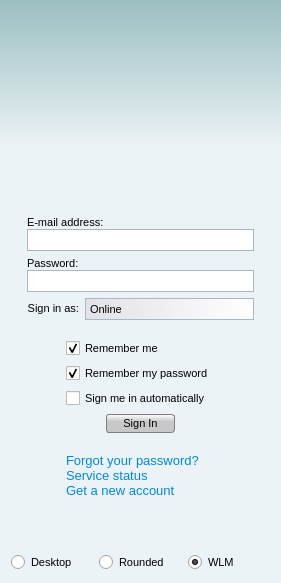
<ui version="4.0" >
 <class>Login</class>
 <widget class="QWidget" name="Login" >
  <property name="geometry" >
   <rect>
    <x>0</x>
    <y>0</y>
    <width>281</width>
    <height>583</height>
   </rect>
  </property>
  <property name="windowTitle" >
   <string>Form</string>
  </property>
  <property name="styleSheet" >
   <string notr="true" >QWidget {
font-size: 11px;
}

#Login {
	background-color: qlineargradient(spread:pad, x1:0, y1:0, x2:0, y2:1, stop:0 rgb(155, 191, 193), stop:0.253333 rgb(236, 243, 246));
}

QLineEdit {
border: 1px solid rgb(169, 183, 199);
border-radius: 0px;
background-color: white;
selection-background-color: darkgray;
min-height: 20px;
max-height: 20px;
min-width: 225px;
max-width: 225px;
}

QLineEdit:hover {
border: 1px solid rgb(0, 136, 228);
}

QComboBox {
border: 1px solid rgb(169, 183, 199);
border-radius: 0px;
background-color: white;
selection-background-color: darkgray;
min-height: 20px;
max-height: 20px;
}

QComboBox:editable {
background-color: white;
min-width: 225px;
max-width: 225px;
}

QComboBox:!editable {
border: 1px solid rgb(169, 183, 199);
background-color: qlineargradient(spread:pad, x1:0, y1:0, x2:1, y2:0, stop:0 rgb(226, 225, 231), stop:1 rgb(255, 255, 255));
}

         QComboBox:!editable:on, QComboBox::drop-down:editable:on {
             background: qlineargradient(x1: 0, y1: 0, x2: 0, y2: 1,
                                         stop: 0 #D3D3D3, stop: 0.4 #D8D8D8,
                                         stop: 0.5 #DDDDDD, stop: 1.0 #E1E1E1);
         }

         QComboBox::drop-down:editable {
              background: white;
         }

         QComboBox:on { 
             padding-top: 3px;
             padding-left: 4px;
         }

         QComboBox::drop-down {
             subcontrol-origin: padding;
             subcontrol-position: top right;
             width: 20px;

             border-left-width: 1px;
             border-left-color: none;
             border-left-style: solid; 
             border-top-right-radius: 7px;
             border-bottom-right-radius: 10px;
         }

         QComboBox::down-arrow {
             image: url(amsn2/gui/front_ends/qt4/msn-down.png);
         }

         QComboBox::down-arrow:on { 
             top: 1px;
             left: 1px;
         }

QComboBox:hover {
border: 1px solid rgb(0, 136, 228);
}

QPushButton {
background-color: qlineargradient(spread:pad, x1:0, y1:0, x2:0, y2:1, stop:0 rgba(255, 255, 255, 255), stop:0.395556 rgba(200, 200, 200, 255));
border: 1px solid gray;
border-radius: 3px;
padding: 2px 16px;
}

QPushButton:hover {
background-color: qlineargradient(spread:pad, x1:0, y1:0, x2:0, y2:1, stop:0 rgb(0, 86, 178), stop:0.395556 rgb(0, 136, 228));
border: 1px solid rgb(0, 136, 228);
color: white;
}</string>
  </property>
  <layout class="QVBoxLayout" name="verticalLayout_7" >
   <item>
    <spacer name="verticalSpacer_3" >
     <property name="orientation" >
      <enum>Qt::Vertical</enum>
     </property>
     <property name="sizeType" >
      <enum>QSizePolicy::Expanding</enum>
     </property>
     <property name="sizeHint" stdset="0" >
      <size>
       <width>20</width>
       <height>31</height>
      </size>
     </property>
    </spacer>
   </item>
   <item>
    <layout class="QHBoxLayout" name="horizontalLayout_4" >
     <item>
      <spacer name="horizontalSpacer_6" >
       <property name="orientation" >
        <enum>Qt::Horizontal</enum>
       </property>
       <property name="sizeHint" stdset="0" >
        <size>
         <width>40</width>
         <height>20</height>
        </size>
       </property>
      </spacer>
     </item>
     <item>
      <widget class="QLabel" name="pixUser" >
       <property name="sizePolicy" >
        <sizepolicy vsizetype="Fixed" hsizetype="Fixed" >
         <horstretch>0</horstretch>
         <verstretch>0</verstretch>
        </sizepolicy>
       </property>
       <property name="minimumSize" >
        <size>
         <width>131</width>
         <height>129</height>
        </size>
       </property>
       <property name="styleSheet" >
        <string notr="true" />
       </property>
       <property name="alignment" >
        <set>Qt::AlignCenter</set>
       </property>
      </widget>
     </item>
     <item>
      <spacer name="horizontalSpacer_7" >
       <property name="orientation" >
        <enum>Qt::Horizontal</enum>
       </property>
       <property name="sizeHint" stdset="0" >
        <size>
         <width>40</width>
         <height>20</height>
        </size>
       </property>
      </spacer>
     </item>
    </layout>
   </item>
   <item>
    <spacer name="verticalSpacer_5" >
     <property name="orientation" >
      <enum>Qt::Vertical</enum>
     </property>
     <property name="sizeType" >
      <enum>QSizePolicy::Fixed</enum>
     </property>
     <property name="sizeHint" stdset="0" >
      <size>
       <width>20</width>
       <height>20</height>
      </size>
     </property>
    </spacer>
   </item>
   <item>
    <layout class="QHBoxLayout" name="horizontalLayout_6" >
     <item>
      <spacer name="horizontalSpacer" >
       <property name="orientation" >
        <enum>Qt::Horizontal</enum>
       </property>
       <property name="sizeHint" stdset="0" >
        <size>
         <width>40</width>
         <height>20</height>
        </size>
       </property>
      </spacer>
     </item>
     <item>
      <layout class="QVBoxLayout" name="verticalLayout_6" >
       <item>
        <layout class="QHBoxLayout" name="horizontalLayout_3" >
         <item>
          <spacer name="horizontalSpacer_12" >
           <property name="orientation" >
            <enum>Qt::Horizontal</enum>
           </property>
           <property name="sizeHint" stdset="0" >
            <size>
             <width>40</width>
             <height>20</height>
            </size>
           </property>
          </spacer>
         </item>
         <item>
          <layout class="QVBoxLayout" name="verticalLayout_4" >
           <item>
            <layout class="QVBoxLayout" name="verticalLayout_3" >
             <item>
              <layout class="QVBoxLayout" name="verticalLayout" >
               <property name="spacing" >
                <number>0</number>
               </property>
               <item>
                <widget class="QLabel" name="label" >
                 <property name="text" >
                  <string>E-mail address:</string>
                 </property>
                </widget>
               </item>
               <item>
                <widget class="QComboBox" name="comboAccount" >
                 <property name="editable" >
                  <bool>true</bool>
                 </property>
                </widget>
               </item>
              </layout>
             </item>
             <item>
              <layout class="QVBoxLayout" name="verticalLayout_2" >
               <property name="spacing" >
                <number>0</number>
               </property>
               <item>
                <widget class="QLabel" name="label_2" >
                 <property name="text" >
                  <string>Password:</string>
                 </property>
                </widget>
               </item>
               <item>
                <widget class="QLineEdit" name="linePassword" >
                 <property name="echoMode" >
                  <enum>QLineEdit::Password</enum>
                 </property>
                </widget>
               </item>
              </layout>
             </item>
            </layout>
           </item>
           <item>
            <layout class="QHBoxLayout" name="horizontalLayout" >
             <item>
              <widget class="QLabel" name="label_3" >
               <property name="sizePolicy" >
                <sizepolicy vsizetype="Fixed" hsizetype="Fixed" >
                 <horstretch>0</horstretch>
                 <verstretch>0</verstretch>
                </sizepolicy>
               </property>
               <property name="text" >
                <string>Sign in as:</string>
               </property>
               <property name="alignment" >
                <set>Qt::AlignRight|Qt::AlignTrailing|Qt::AlignVCenter</set>
               </property>
              </widget>
             </item>
             <item>
              <widget class="QComboBox" name="comboStatus" >
               <property name="layoutDirection" >
                <enum>Qt::LeftToRight</enum>
               </property>
               <item>
                <property name="text" >
                 <string>Online</string>
                </property>
               </item>
               <item>
                <property name="text" >
                 <string>Busy</string>
                </property>
               </item>
               <item>
                <property name="text" >
                 <string>Away</string>
                </property>
               </item>
               <item>
                <property name="text" >
                 <string>Show offline</string>
                </property>
               </item>
              </widget>
             </item>
            </layout>
           </item>
          </layout>
         </item>
         <item>
          <spacer name="horizontalSpacer_11" >
           <property name="orientation" >
            <enum>Qt::Horizontal</enum>
           </property>
           <property name="sizeHint" stdset="0" >
            <size>
             <width>40</width>
             <height>20</height>
            </size>
           </property>
          </spacer>
         </item>
        </layout>
       </item>
       <item>
        <layout class="QHBoxLayout" name="horizontalLayout_5" >
         <item>
          <spacer name="horizontalSpacer_2" >
           <property name="orientation" >
            <enum>Qt::Horizontal</enum>
           </property>
           <property name="sizeHint" stdset="0" >
            <size>
             <width>28</width>
             <height>20</height>
            </size>
           </property>
          </spacer>
         </item>
         <item>
          <layout class="QVBoxLayout" name="verticalLayout_5" >
           <item>
            <spacer name="verticalSpacer" >
             <property name="orientation" >
              <enum>Qt::Vertical</enum>
             </property>
             <property name="sizeHint" stdset="0" >
              <size>
               <width>13</width>
               <height>13</height>
              </size>
             </property>
            </spacer>
           </item>
           <item>
            <widget class="QCheckBox" name="checkRememberMe" >
             <property name="text" >
              <string>Remember me</string>
             </property>
             <property name="checked" >
              <bool>true</bool>
             </property>
            </widget>
           </item>
           <item>
            <widget class="QCheckBox" name="checkRememberPass" >
             <property name="text" >
              <string>Remember my password</string>
             </property>
             <property name="checked" >
              <bool>true</bool>
             </property>
            </widget>
           </item>
           <item>
            <widget class="QCheckBox" name="checkSignInAuto" >
             <property name="text" >
              <string>Sign me in automatically</string>
             </property>
            </widget>
           </item>
           <item>
            <layout class="QHBoxLayout" name="horizontalLayout_2" >
             <item>
              <spacer name="horizontalSpacer_4" >
               <property name="orientation" >
                <enum>Qt::Horizontal</enum>
               </property>
               <property name="sizeHint" stdset="0" >
                <size>
                 <width>40</width>
                 <height>20</height>
                </size>
               </property>
              </spacer>
             </item>
             <item>
              <widget class="QPushButton" name="pushSignIn" >
               <property name="text" >
                <string>Sign In</string>
               </property>
              </widget>
             </item>
             <item>
              <spacer name="horizontalSpacer_5" >
               <property name="orientation" >
                <enum>Qt::Horizontal</enum>
               </property>
               <property name="sizeHint" stdset="0" >
                <size>
                 <width>40</width>
                 <height>20</height>
                </size>
               </property>
              </spacer>
             </item>
            </layout>
           </item>
           <item>
            <spacer name="verticalSpacer_2" >
             <property name="orientation" >
              <enum>Qt::Vertical</enum>
             </property>
             <property name="sizeHint" stdset="0" >
              <size>
               <width>13</width>
               <height>13</height>
              </size>
             </property>
            </spacer>
           </item>
           <item>
            <widget class="QLabel" name="links" >
             <property name="styleSheet" >
              <string notr="true" >color: red;</string>
             </property>
             <property name="text" >
              <string>&lt;!DOCTYPE HTML PUBLIC "-//W3C//DTD HTML 4.0//EN" "http://www.w3.org/TR/REC-html40/strict.dtd">
&lt;html>&lt;head>&lt;meta name="qrichtext" content="1" />&lt;style type="text/css">
p, li { white-space: pre-wrap; }
&lt;/style>&lt;/head>&lt;body style=" font-family:'Sans'; font-weight:400; font-style:normal;">
&lt;p style=" margin-top:0px; margin-bottom:0px; margin-left:0px; margin-right:0px; -qt-block-indent:0; text-indent:0px; font-family:'Sans Serif'; font-size:10pt;">&lt;a href="test">&lt;span style="text-decoration: none; color:#0088e4;">Forgot your password?&lt;/span>&lt;/a>&lt;/p>
&lt;p style=" margin-top:0px; margin-bottom:0px; margin-left:0px; margin-right:0px; -qt-block-indent:0; text-indent:0px; font-family:'Sans Serif'; font-size:10pt; color:#ffffff;">&lt;a href="test">&lt;span style="text-decoration: none; color:#0088e4;">Service status&lt;/span>&lt;/a>&lt;/p>
&lt;p style=" margin-top:0px; margin-bottom:0px; margin-left:0px; margin-right:0px; -qt-block-indent:0; text-indent:0px; font-family:'Sans Serif'; font-size:10pt; color:#ffffff;">&lt;a href="test">&lt;span style="text-decoration: none; color:#0088e4;">Get a new account&lt;/span>&lt;/a>&lt;/p>&lt;/body>&lt;/html></string>
             </property>
            </widget>
           </item>
          </layout>
         </item>
         <item>
          <spacer name="horizontalSpacer_3" >
           <property name="orientation" >
            <enum>Qt::Horizontal</enum>
           </property>
           <property name="sizeHint" stdset="0" >
            <size>
             <width>28</width>
             <height>20</height>
            </size>
           </property>
          </spacer>
         </item>
        </layout>
       </item>
      </layout>
     </item>
     <item>
      <spacer name="horizontalSpacer_8" >
       <property name="orientation" >
        <enum>Qt::Horizontal</enum>
       </property>
       <property name="sizeHint" stdset="0" >
        <size>
         <width>40</width>
         <height>20</height>
        </size>
       </property>
      </spacer>
     </item>
    </layout>
   </item>
   <item>
    <spacer name="verticalSpacer_4" >
     <property name="orientation" >
      <enum>Qt::Vertical</enum>
     </property>
     <property name="sizeType" >
      <enum>QSizePolicy::Expanding</enum>
     </property>
     <property name="sizeHint" stdset="0" >
      <size>
       <width>20</width>
       <height>30</height>
      </size>
     </property>
    </spacer>
   </item>
   <item>
    <layout class="QHBoxLayout" name="horizontalLayout_7" >
     <item>
      <widget class="QRadioButton" name="styleDesktop" >
       <property name="text" >
        <string>Desktop</string>
       </property>
      </widget>
     </item>
     <item>
      <widget class="QRadioButton" name="styleRounded" >
       <property name="text" >
        <string>Rounded</string>
       </property>
      </widget>
     </item>
     <item>
      <widget class="QRadioButton" name="styleWLM" >
       <property name="text" >
        <string>WLM</string>
       </property>
       <property name="checked" >
        <bool>true</bool>
       </property>
      </widget>
     </item>
    </layout>
   </item>
  </layout>
 </widget>
 <resources/>
 <connections/>
</ui>
